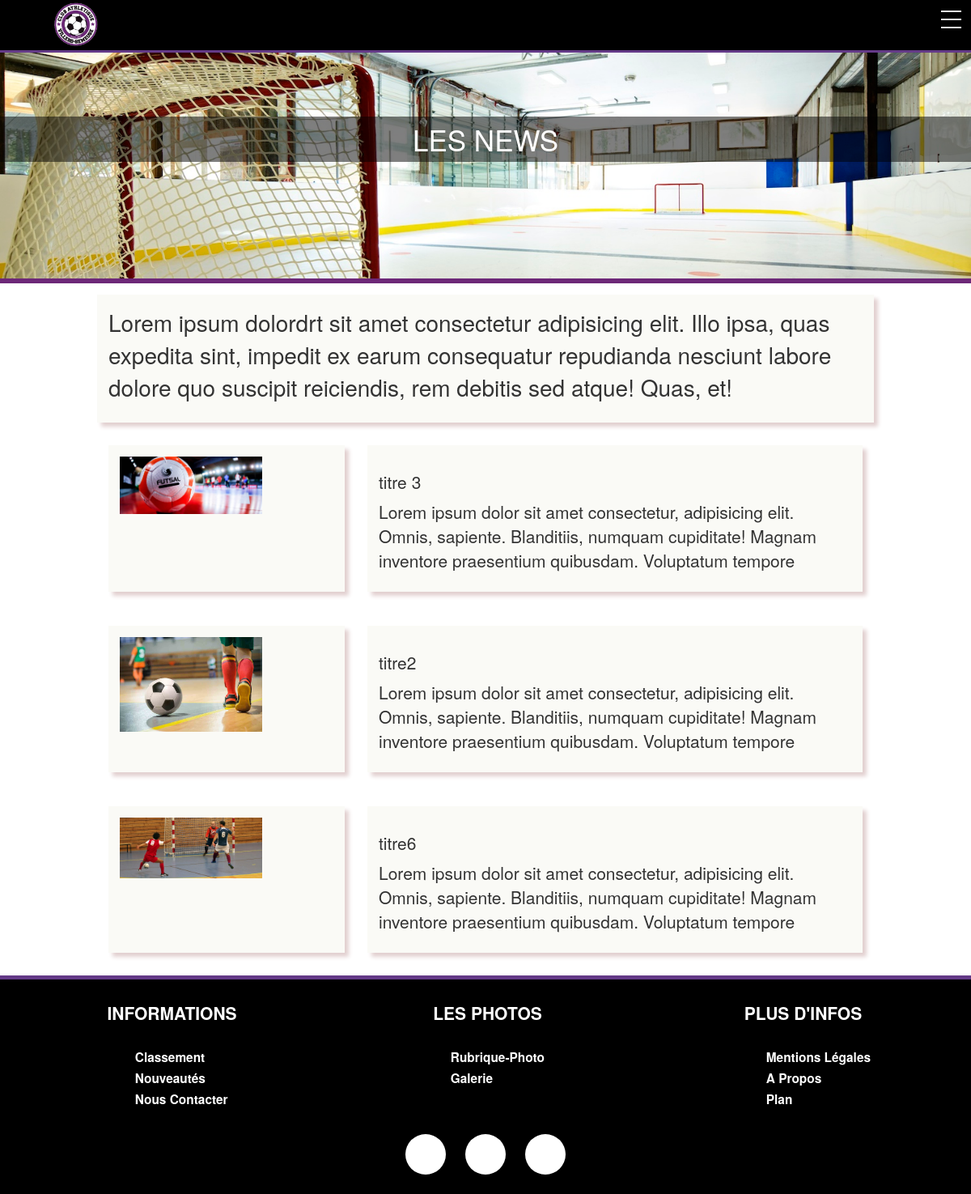
Page /news.php on the committed database.
### tables this page shows
CREATE TABLE `image` (
  `id_image` int(11) NOT NULL,
  `nom_image` varchar(255) NOT NULL
);

CREATE TABLE `news` (
  `id_news` int(11) NOT NULL,
  `titre_news` varchar(255) NOT NULL,
  `date_news` date NOT NULL,
  `description_news` text NOT NULL,
  `redacteur_news` varchar(255) NOT NULL
);

### news.php (the view, shortened to what this page needs)
<!DOCTYPE html>
<html lang="fr">
<head>
  <link rel="stylesheet" href="css/news.css">
</head>
<body>
  <?php include('php/connectbdd.php');
  include('header2.php'); ?>
  <div id="header_news">
    <div id="cadre_titre">
      <h1>LES NEWS</h1>
    </div>
  </div>
  <div id=conteneur_texte>
    <p>Lorem ipsum dolordrt sit amet consectetur adipisicing elit. Illo ipsa, quas expedita sint, impedit ex earum
      consequatur repudianda nesciunt labore dolore quo suscipit reiciendis, rem debitis sed atque! Quas, et!
    </p>
  </div>
  <?php
$requete = $bdd->query ("SELECT nom_image, titre_news, SUBSTRING(description_news, 1, 200) as description_news  FROM appartenir, news, image where news.id_news = appartenir.id_news AND image.id_image = appartenir.id_image ORDER BY RAND()   limit 0, 3");
while  ($resultat = $requete->fetch())
{
?>
  <article id=news>
        <div id=image_article><img src="images/<?php echo $resultat['nom_image']; ?>"></div>
        <div id=contenu_article>
            <h1><?php echo $resultat['titre_news']; ?></h1>
            <p><?php echo $resultat['description_news']; ?></p>
        </div>
      </article>
      <?php
  }
?>
  <?php include('footer.php'); ?>
</body>
</html>

### css/news.css (style rules this page uses)
html { height: 100%; }
body { position: relative; background-color: white; min-height: 100%; margin: 0; padding: 0; overflow-x: hidden; font-family: "Arvo"; }
#header_news { display: flex; justify-content: center; min-width: 100%; min-height: 25em; background-image: url(../images/sport2.jpg); background-size: cover; background-repeat: no-repeat; border-bottom: 6px solid #6D2878; }
#cadre_titre { text-align: center; display: flex; justify-content: center; width: 100%; height: 4em; margin-top: auto; margin-bottom: auto; background-color: rgba(000, 0, 0, 0.5); }
#header_news > #cadre_titre > h1 { color: white; font-size: 2.5em; margin-top: auto; margin-bottom: auto; }
#conteneur_texte { padding: 1em; margin-top: 1em; margin-left:auto; margin-right: auto; width: 80%; background-color: rgb(250, 250, 246); box-shadow: 5px 5px 5px rgb(226, 208, 208); }
#conteneur_texte p { font-size: 2em; text-align: left; }
#news { margin: 1em; height: auto; width: 80%; display: flex; flex-wrap: wrap; margin-left: auto; margin-right: auto; }
#image_article { flex: 1; margin: 1em; background-color: rgb(250, 250, 246); box-shadow: 5px 5px 5px rgb(226, 208, 208); }
#image_article img { width: 70%; height: auto; padding: 1em; }
#contenu_article { flex: 2; margin: 1em; padding: 1em; background-color: rgb(250, 250, 246); box-shadow: 5px 5px 5px rgb(226, 208, 208); text-overflow: }
#contenu_article h1 { font-size: 1.5em; text-align: left; }
#contenu_article p { font-size: 1.5em; text-align: left; }

### css/header2.css (style rules this page uses)
html, body { padding: 0; margin: 0; }

### css/footer.css (style rules this page uses)
* { box-sizing: border-box; }

### rows in the picture
image: nom_image (picture), news.titre_news "titre 3", description_news "Lorem ipsum dolor sit amet consectetur, adipisicing elit. Omnis, sapiente. Blanditiis, numquam cupiditate! Magnam inventore praesentium quibusdam. Voluptatum tempore"
image: nom_image (picture), news.titre_news "titre2", description_news "Lorem ipsum dolor sit amet consectetur, adipisicing elit. Omnis, sapiente. Blanditiis, numquam cupiditate! Magnam inventore praesentium quibusdam. Voluptatum tempore"
image: nom_image (picture), news.titre_news "titre6", description_news "Lorem ipsum dolor sit amet consectetur, adipisicing elit. Omnis, sapiente. Blanditiis, numquam cupiditate! Magnam inventore praesentium quibusdam. Voluptatum tempore"
